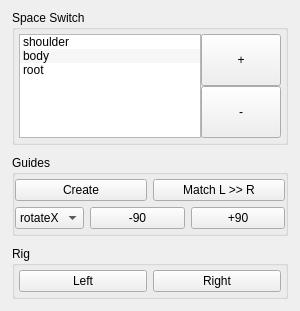
<?xml version="1.0" encoding="UTF-8"?>
<ui version="4.0">
 <class>widget</class>
 <widget class="QWidget" name="widget">
  <property name="geometry">
   <rect>
    <x>0</x>
    <y>0</y>
    <width>300</width>
    <height>311</height>
   </rect>
  </property>
  <property name="minimumSize">
   <size>
    <width>300</width>
    <height>0</height>
   </size>
  </property>
  <property name="maximumSize">
   <size>
    <width>300</width>
    <height>16777215</height>
   </size>
  </property>
  <property name="windowTitle">
   <string>Arm Rig</string>
  </property>
  <layout class="QVBoxLayout" name="verticalLayout_2">
   <property name="spacing">
    <number>10</number>
   </property>
   <property name="leftMargin">
    <number>12</number>
   </property>
   <property name="topMargin">
    <number>10</number>
   </property>
   <property name="rightMargin">
    <number>12</number>
   </property>
   <property name="bottomMargin">
    <number>12</number>
   </property>
   <item>
    <widget class="QGroupBox" name="groupBox">
     <property name="title">
      <string>Space Switch</string>
     </property>
     <property name="flat">
      <bool>true</bool>
     </property>
     <property name="checkable">
      <bool>false</bool>
     </property>
     <layout class="QHBoxLayout" name="horizontalLayout_3">
      <property name="spacing">
       <number>0</number>
      </property>
      <property name="leftMargin">
       <number>4</number>
      </property>
      <property name="topMargin">
       <number>4</number>
      </property>
      <property name="rightMargin">
       <number>4</number>
      </property>
      <property name="bottomMargin">
       <number>4</number>
      </property>
      <item>
       <widget class="QListWidget" name="space_switch_lsw">
        <property name="focusPolicy">
         <enum>Qt::ClickFocus</enum>
        </property>
        <property name="editTriggers">
         <set>QAbstractItemView::SelectedClicked</set>
        </property>
        <property name="dragEnabled">
         <bool>false</bool>
        </property>
        <property name="dragDropMode">
         <enum>QAbstractItemView::NoDragDrop</enum>
        </property>
        <property name="alternatingRowColors">
         <bool>true</bool>
        </property>
        <property name="selectionMode">
         <enum>QAbstractItemView::MultiSelection</enum>
        </property>
        <item>
         <property name="text">
          <string>shoulder</string>
         </property>
        </item>
        <item>
         <property name="text">
          <string>body</string>
         </property>
        </item>
        <item>
         <property name="text">
          <string>root</string>
         </property>
        </item>
       </widget>
      </item>
      <item>
       <layout class="QVBoxLayout" name="verticalLayout">
        <property name="spacing">
         <number>0</number>
        </property>
        <property name="rightMargin">
         <number>0</number>
        </property>
        <item>
         <widget class="QPushButton" name="add_btn">
          <property name="sizePolicy">
           <sizepolicy hsizetype="Minimum" vsizetype="Expanding">
            <horstretch>0</horstretch>
            <verstretch>0</verstretch>
           </sizepolicy>
          </property>
          <property name="focusPolicy">
           <enum>Qt::ClickFocus</enum>
          </property>
          <property name="text">
           <string>+</string>
          </property>
         </widget>
        </item>
        <item>
         <widget class="QPushButton" name="minus_btn">
          <property name="sizePolicy">
           <sizepolicy hsizetype="Minimum" vsizetype="Expanding">
            <horstretch>0</horstretch>
            <verstretch>0</verstretch>
           </sizepolicy>
          </property>
          <property name="focusPolicy">
           <enum>Qt::ClickFocus</enum>
          </property>
          <property name="text">
           <string>-</string>
          </property>
         </widget>
        </item>
       </layout>
      </item>
     </layout>
    </widget>
   </item>
   <item>
    <widget class="QGroupBox" name="groupBox_4">
     <property name="title">
      <string>Guides</string>
     </property>
     <property name="flat">
      <bool>true</bool>
     </property>
     <layout class="QVBoxLayout" name="verticalLayout_3">
      <property name="spacing">
       <number>-1</number>
      </property>
      <property name="leftMargin">
       <number>0</number>
      </property>
      <property name="topMargin">
       <number>4</number>
      </property>
      <property name="rightMargin">
       <number>0</number>
      </property>
      <property name="bottomMargin">
       <number>4</number>
      </property>
      <item>
       <layout class="QHBoxLayout" name="horizontalLayout_4">
        <property name="spacing">
         <number>-1</number>
        </property>
        <property name="rightMargin">
         <number>0</number>
        </property>
        <property name="bottomMargin">
         <number>0</number>
        </property>
        <item>
         <widget class="QPushButton" name="guides_btn">
          <property name="sizePolicy">
           <sizepolicy hsizetype="Expanding" vsizetype="Expanding">
            <horstretch>0</horstretch>
            <verstretch>0</verstretch>
           </sizepolicy>
          </property>
          <property name="toolTip">
           <string/>
          </property>
          <property name="text">
           <string>Create</string>
          </property>
         </widget>
        </item>
        <item>
         <widget class="QPushButton" name="match_left_to_right_btn">
          <property name="sizePolicy">
           <sizepolicy hsizetype="Expanding" vsizetype="Expanding">
            <horstretch>0</horstretch>
            <verstretch>0</verstretch>
           </sizepolicy>
          </property>
          <property name="toolTip">
           <string/>
          </property>
          <property name="text">
           <string>Match L &gt;&gt; R</string>
          </property>
         </widget>
        </item>
       </layout>
      </item>
      <item>
       <layout class="QHBoxLayout" name="horizontalLayout">
        <property name="spacing">
         <number>-1</number>
        </property>
        <property name="topMargin">
         <number>0</number>
        </property>
        <property name="bottomMargin">
         <number>0</number>
        </property>
        <item>
         <widget class="QComboBox" name="rotate_axis_cbx">
          <property name="sizePolicy">
           <sizepolicy hsizetype="Maximum" vsizetype="Expanding">
            <horstretch>0</horstretch>
            <verstretch>0</verstretch>
           </sizepolicy>
          </property>
          <property name="maximumSize">
           <size>
            <width>80</width>
            <height>16777215</height>
           </size>
          </property>
          <item>
           <property name="text">
            <string>rotateX</string>
           </property>
          </item>
          <item>
           <property name="text">
            <string>rotateY</string>
           </property>
          </item>
          <item>
           <property name="text">
            <string>rotateZ</string>
           </property>
          </item>
         </widget>
        </item>
        <item>
         <widget class="QPushButton" name="minus_90_btn">
          <property name="sizePolicy">
           <sizepolicy hsizetype="Expanding" vsizetype="Fixed">
            <horstretch>0</horstretch>
            <verstretch>0</verstretch>
           </sizepolicy>
          </property>
          <property name="text">
           <string>-90</string>
          </property>
         </widget>
        </item>
        <item>
         <widget class="QPushButton" name="add_90_btn">
          <property name="sizePolicy">
           <sizepolicy hsizetype="Expanding" vsizetype="Fixed">
            <horstretch>0</horstretch>
            <verstretch>0</verstretch>
           </sizepolicy>
          </property>
          <property name="text">
           <string>+90</string>
          </property>
         </widget>
        </item>
       </layout>
      </item>
     </layout>
    </widget>
   </item>
   <item>
    <widget class="QGroupBox" name="groupBox_3">
     <property name="title">
      <string>Rig</string>
     </property>
     <property name="flat">
      <bool>true</bool>
     </property>
     <layout class="QHBoxLayout" name="horizontalLayout_2">
      <property name="spacing">
       <number>-1</number>
      </property>
      <property name="leftMargin">
       <number>4</number>
      </property>
      <property name="topMargin">
       <number>4</number>
      </property>
      <property name="rightMargin">
       <number>4</number>
      </property>
      <property name="bottomMargin">
       <number>4</number>
      </property>
      <item>
       <widget class="QPushButton" name="rig_left_btn">
        <property name="sizePolicy">
         <sizepolicy hsizetype="Expanding" vsizetype="Expanding">
          <horstretch>0</horstretch>
          <verstretch>0</verstretch>
         </sizepolicy>
        </property>
        <property name="toolTip">
         <string/>
        </property>
        <property name="text">
         <string>Left</string>
        </property>
        <property name="autoDefault">
         <bool>false</bool>
        </property>
        <property name="default">
         <bool>false</bool>
        </property>
        <property name="flat">
         <bool>false</bool>
        </property>
       </widget>
      </item>
      <item>
       <widget class="QPushButton" name="rig_right_btn">
        <property name="sizePolicy">
         <sizepolicy hsizetype="Expanding" vsizetype="Expanding">
          <horstretch>0</horstretch>
          <verstretch>0</verstretch>
         </sizepolicy>
        </property>
        <property name="toolTip">
         <string/>
        </property>
        <property name="text">
         <string>Right</string>
        </property>
       </widget>
      </item>
     </layout>
    </widget>
   </item>
  </layout>
 </widget>
 <resources/>
 <connections/>
</ui>
